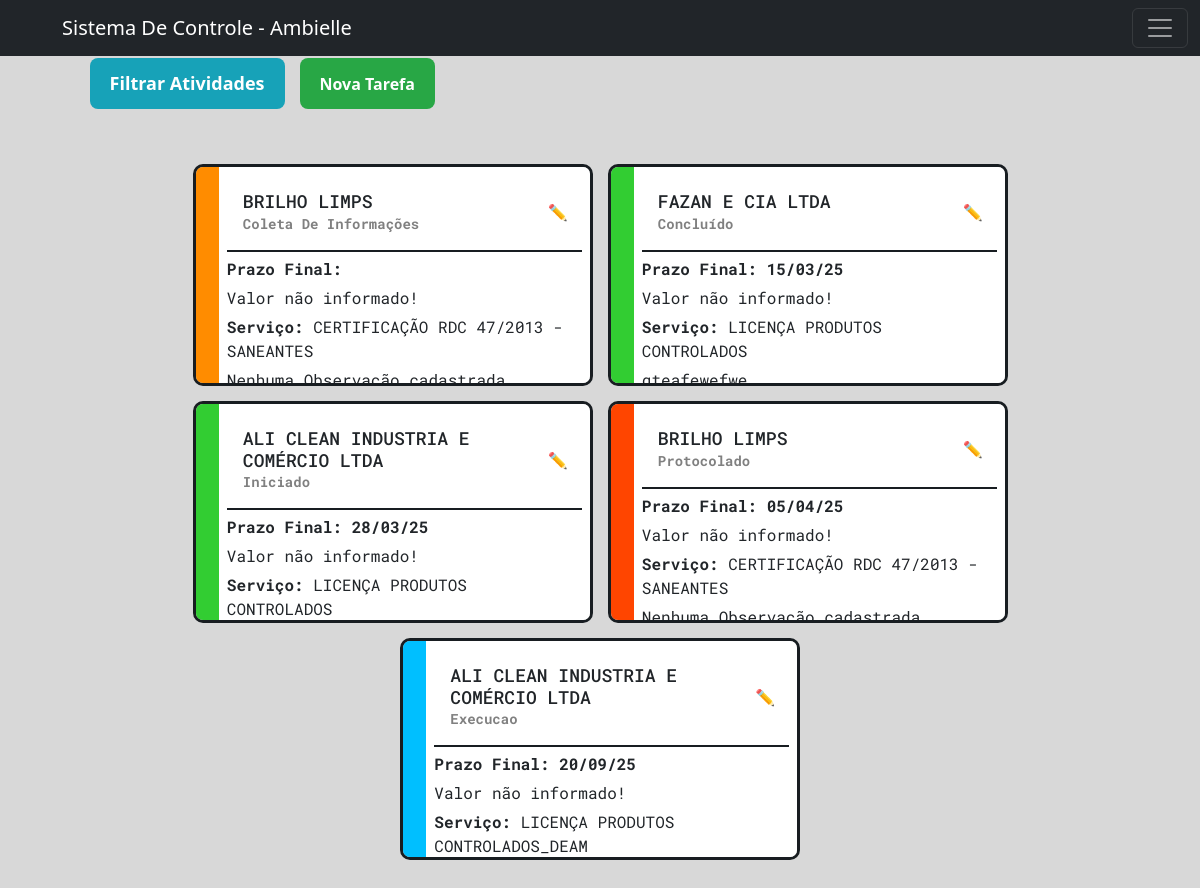
Page /ambielle/timeline/ (signed in) on the earlier database version.
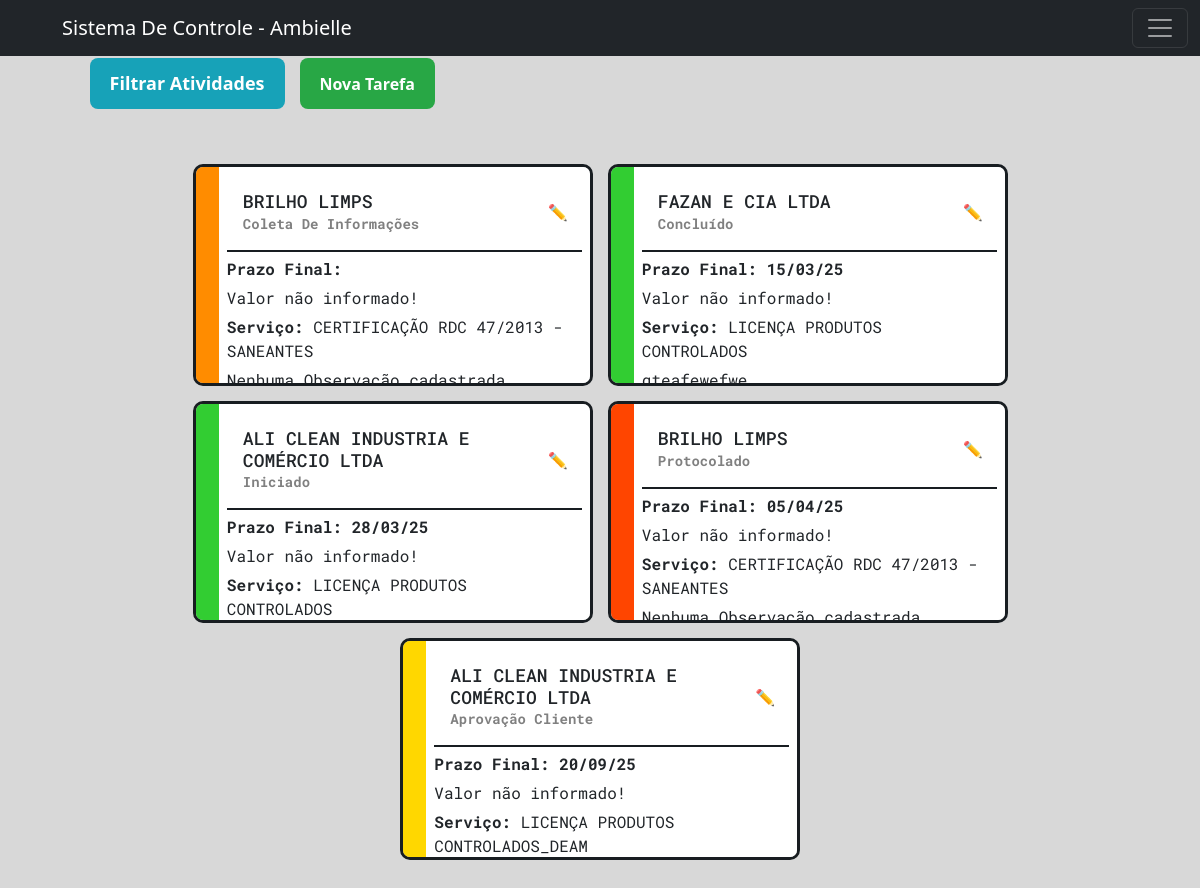
Same page on the later database version.
### workflow/models.py (models this page shows, shortened)
class Tarefa(models.Model):
    STATUS_CHOICES = [
        ('Iniciado', 'Iniciado'),
        ('Coleta De Informações', 'Coleta de Informações'),
        ('Execucao', 'Execução'),
        ('Aprovação Cliente', 'Aprovação Cliente'),
        ('Concluído', 'Concluído'),
        ('Encerrado', 'Encerrado'),
        ('Protocolado', 'Protocolado'),  # Nova opção adicionada
    ]
    tipo_servico = models.ForeignKey(TipoServico, on_delete=models.CASCADE, related_name="tarefas")
    cliente = models.ForeignKey(Cliente, on_delete=models.CASCADE)
    status = models.CharField(max_length=50, choices=STATUS_CHOICES, default='iniciado')
    data_inicio = models.DateField(default=timezone.now)
    prazo_final = models.DateField(null=True, blank=True)
    observacoes = models.TextField(blank=True, null=True)
    valor_total_servico = models.DecimalField(max_digits=10, decimal_places=2, blank=True, null=True)

class Cliente(models.Model):
    nome = models.CharField(max_length=255)
    endereco = models.CharField(max_length=255)
    numero = models.IntegerField(null=True)
    bairro = models.CharField(max_length=255, blank=True, null=True)
    razao_social = models.CharField(max_length=255, blank=True, null=True)
    telefone = models.CharField(max_length=15)
    email = models.EmailField()
    contato_principal = models.CharField(max_length=255)
    contato_secundario = models.CharField(max_length=255, blank=True, null=True)
    proposta_link = models.URLField(blank=True, null=True)
    cnpj = models.CharField(max_length=15)
    def __str__(self):
        return f"{self.nome}"

class TipoServico(models.Model):
    nome = models.CharField(max_length=50, unique=True)
    orgao = models.CharField(max_length=50, blank=True)
    def __str__(self):
        return f"{self.nome}"

### workflow/views/getPage.py (the view)
# urls.py: path('ambielle/timeline/', views.getTimeLine, name='timeline'),
@login_required(login_url='workflow:login')
def getTimeLine(request):
    title = 'Linha Do Tempo'
    if request.GET:
        return get_tarefas_filtradas(request)
    tarefas = Tarefa.objects.all().order_by('prazo_final')
    clientes = Cliente.objects.all()
    status_choices = [
        ('Iniciado', 'Iniciado'),
        ('Coleta De Informações', 'Coleta de Informações'),
        ('Execucao', 'Execução'),
        ('Aprovação Cliente', 'Aprovação Cliente'),
        ('Concluído', 'Concluído'),
        ('Encerrado', 'Encerrado'),
        ('Protocolado', 'Protocolado'),
    ]
    status_colors = {
        'Iniciado': '#32CD32',  # Verde
        'Coleta De Informações': '#FF8C00',  # Laranja
        'Execucao': '#00BFFF',  # Azul
        'Aprovação Cliente': '#FFD700',  # Amarelo
        'Concluído': '#32CD32',  # Verde
        'Encerrado': '#B22222',  # Vermelho
        'Protocolado': '#FF4500'  # Laranja Vermelho
    }
    for tarefa in tarefas:
        tarefa.status_color = status_colors.get(tarefa.status, '#000000')
    context = {
        'title': title,
        'tarefas': tarefas,
        'clientes': clientes,
        'cliente_selecionado': 'todos',
        'status_choices': status_choices,
        'status_selecionados': [],
        'data_inicial': None,
        'data_final': None,
    }
    return render(
        request,
        'workflow/timeLine.html',
        context,
    )

### workflow/templates/workflow/timeLine.html (shortened to what this page needs)
{% extends 'global/base.html' %}
{% load static %}
{% block content %}
<main>
    <section class="action-buttons">
        <button class="open-modal-btn btn-filter">Filtrar Atividades</button>
        <button class="btn-nova-tarefa" id="btn-criar-tarefa">Nova Tarefa</button>
    </section>
    <section>
        <div class="tasks-section">
            <div class="tasks-row">
                {% if tarefas %}
                {% for task in tarefas %}
                <div class="task-card" style="--status-color: {{ task.status_color }};">
                    <div class="task-status-bar"></div>
                    <div class="task-content">
                        <div class="task-header">
                            <div class="task-dateCli">
                                <h3>{{ task.cliente }}</h3>
                                <span class="date">{{ task.status }}</span>
                            </div>
                            <button class="btn-editar" data-id="{{ task.id }}" data-status="{{ task.status }}">
                                ✏️
                            </button>
                        </div>
                        <div class="info">
                            <p><strong>Prazo Final:</strong> <span class="date">{{ task.prazo_final|date:'d/m/y'}}</span></p>
                            {% if task.valor_total_servico %}
                            <p><strong>Valor Serviço:</strong> R${{ task.valor_total_servico }}</p>
                            {% else %}
                            <p>Valor não informado!</p>
                            {% endif %}
                            <p><strong>Serviço:</strong> {{ task.tipo_servico }}</p>
                            {% if task.observacoes %}
                            <p>{{ task.observacoes }}</p>
                            {% else %}
                            <p>Nenhuma Observação cadastrada.</p>
                            {% endif %}
                        </div>
                    </div>
                </div>
                {% endfor %}
                {% else %}
                <p>Nenhuma tarefa encontrada. Ajuste os filtros e tente novamente.</p>
                {% endif %}
            </div>
        </div>
    </section>
</main>
{% endblock %}

Differences in the rows shown:
changed Tarefa "LICENÇA PRODUTOS CONTROLADOS_DEAM": status "Execucao" → "Aprovação Cliente"
